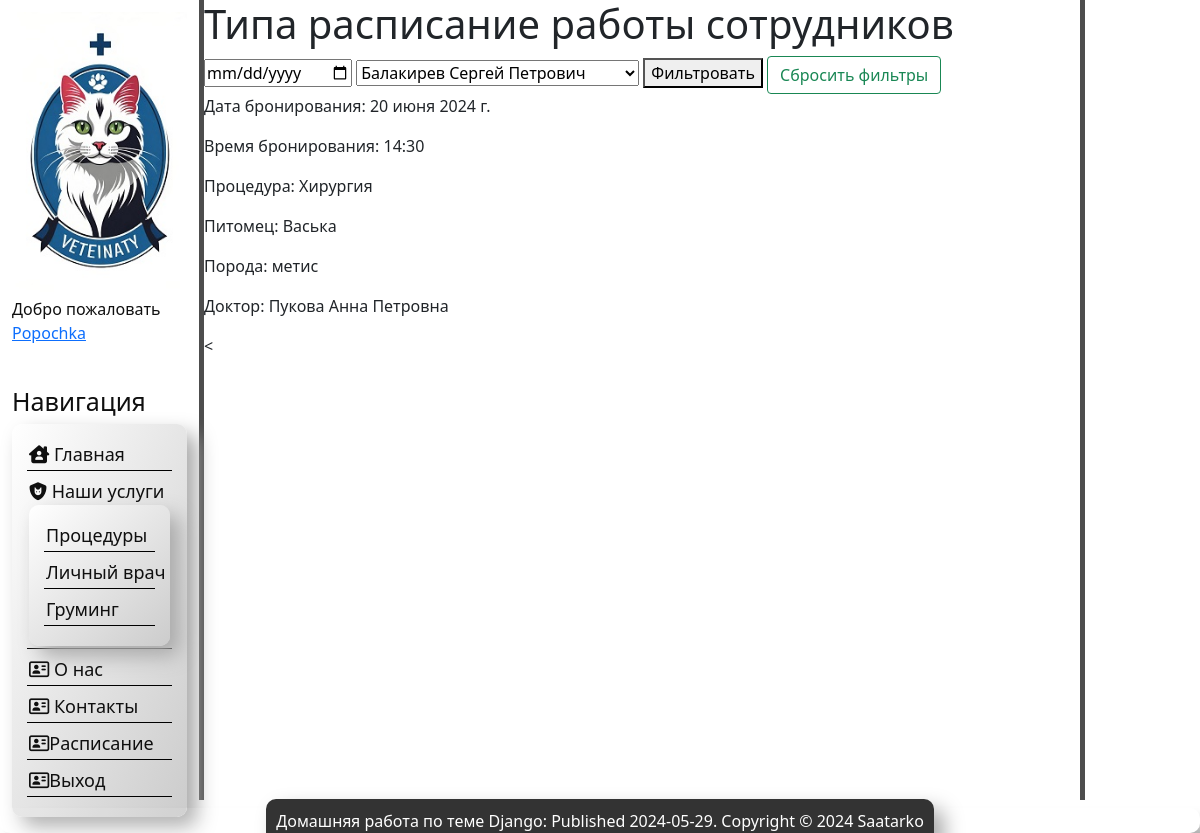
/service/schedule (signed in), run on the app's committed database.
### users/models.py (models this page shows)
class User(AbstractUser):
    phone = models.CharField(max_length=20, blank=True, null=True, verbose_name='Телефон')

### service/models.py (models this page shows, shortened)
class Order(models.Model):
    date_order = models.DateField('Дата бронирования')
    time_order = models.TimeField('Время бронирования')
    procedure = models.ForeignKey(Procedure, on_delete=models.CASCADE)
    clients = models.ForeignKey(Pets, on_delete=models.CASCADE)
    doctor = models.OneToOneField(Doctor, on_delete=models.CASCADE)
    class Meta:  # даем название таблицы в админке
        verbose_name = 'Заказ/Order'
        verbose_name_plural = 'Заказ/Order'

class Procedure(models.Model):
    name_procedure = models.CharField('Название процедуры', max_length=30)
    eng_name_procedure = models.CharField('Название процедуры на англ', max_length=30)
    description = models.TextField('Описание')
    price = models.IntegerField('Цена')
    class Meta:
        verbose_name = 'Процедуры/Procedure'
        verbose_name_plural = 'Процедуры/Procedure'

class Pets(models.Model):
    nickname = models.CharField('Кличка', max_length=30)
    birthdate = models.DateField('Дата рождения')
    breed = models.CharField('Порода', max_length=20)
    color = models.CharField('Окрас', max_length=20)
    clients = models.ForeignKey(Clients, on_delete=models.CASCADE)
    class Meta:
        verbose_name = 'Питомцы/Pets'
        verbose_name_plural = 'Питомцы/Pets'

class Doctor(models.Model):
    name = models.CharField('ФИО врача', max_length=30)
    profession = models.CharField('Профессия', max_length=30)
    salary = models.IntegerField('ЗП')
    class Meta:  # даем название таблицы в админке
        verbose_name = 'Врачи/Doctor'
        verbose_name_plural = 'Врачи/Doctor'

### service/views.py (the view, shortened to what this page needs)
# urls.py: path('schedule', views.schedule, name='schedule'),
@login_required  # можно в скобках указать url для перехода и он будет иметь больший приоритет
def schedule(request):
    doctor_list = Doctor.objects.all()
    appointments = Order.objects.filter(
        date_order__gt=(datetime.today() - timedelta(days=7)).strftime("%Y-%m-%d")).select_related('procedure',
                                                                                                   'clients', 'doctor')
    context = {
        'appointments': appointments,
        'doctor_list': doctor_list,
    }
    return render(request, 'service/schedule.html', context)

### service/templates/service/schedule.html (shortened to what this page needs)
{% extends 'main/layout.html' %}
{% load static %}
{% block content %}
<h1>Типа расписание работы сотрудников</h1>
<form method="post">
  <input type="date" name="date_order">
  <select name="doctor" id="doctor-select">
    {% for doctor in doctor_list %}
        <option value="{{ doctor.name }}">{{ doctor.name }}</option>
    {% endfor %}
</select>
 <button type="submit" name="submit_button"> {{el.nickname}} Фильтровать</button>
  <a href="{% url 'schedule' %}">
    <button type="button" class="btn btn-outline-success">Сбросить фильтры</button>
</a>
</form>
{% for appointment in appointments %}
  <p>Дата бронирования: {{ appointment.date_order }}</p>
  <p>Время бронирования: {{ appointment.time_order }}</p>
  <p>Процедура: {{appointment.procedure.name_procedure}}</p>
  <p>Питомец: {{appointment.clients.nickname }}</p>
  <p>Порода: {{appointment.clients.breed }}</p>
  <p>Доктор: {{appointment.doctor.name }}</p> <
{% endfor %}
{% endblock %}

### main/templates/main/layout.html (shortened to what this page needs)
{% load static %}
<!DOCTYPE html>
<html lang="en">
<head>
  <link rel="stylesheet" href="https://cdn.jsdelivr.net/npm/bootstrap@5.0.2/dist/css/bootstrap.min.css" rel="stylesheet">
    <link rel="stylesheet" href="{% static 'main/css/main.css' %}">
    <link rel="stylesheet" href="https://use.fontawesome.com/releases/v5.8.2/css/all.css">
</head>
<body>
    <aside id="navigation-panel">
    <div class="nav_panel">
        <img src="{% static 'main/img/logo.jpg' %}" alt="Логотип">
                 {% if user.is_authenticated %}
                <p>Добро пожаловать <a href="{% url 'users:profile' %}">{{user.username}}</a></p>
                {% endif %}
        <h3>Навигация</h3>
        <nav>
            <ul>
                <li><a href="{% url 'home' %}"><i class="fa-solid fa-house-user"></i> Главная</a></li>
                <li onclick="toggleServices(this)">
                    <i class="fa-solid fa-shield-cat"></i> Наши услуги
                    <ul>
                        <li><a href="{% url 'procedure' %}">Процедуры</a></li>
                        <li><a href="">Личный врач</a></li>
                        <li><a href="">Груминг</a></li>
                    </ul>
                </li>
                <li><a href="{% url 'about' %}"><i class="fa-regular fa-address-card"></i> О нас</a></li>
                <li><a href="{% url 'contacts' %}"><i class="fa-regular fa-address-card"></i> Контакты</a></li>
                {% if user.is_authenticated %}
                 <li><a href="{% url 'schedule' %}"><i class="fa-regular fa-address-card"></i>Расписание</a></li>
                <li><a href="{% url 'users:logout' %}"><i class="fa-regular fa-address-card"></i>Выход</a></li>
                {% else %}
                <li><a href="{% url 'users:login' %}"><i class="fa-regular fa-address-card"></i> Вход</a> |<a
                        href="{% url 'users:register' %}"><i class="fa-regular fa-address-card"></i>Регистрация</a>
                </li>
                {% endif %}
            </ul>
        </nav>
    </div>
</aside>
    <aside id="news">
        </aside>
    <main>
     {% block content %} {% endblock %}
    </main>
    <div class="flex-container_3">
            <div class="footer">
            <div  class="flex-child_3">
                <a>Домашняя работа по теме Django: Published 2024-05-29. Copyright © 2024 Saatarko</a>
            </div>
            </div>
        </div>
</body>
</html>

### main/static/main/css/main.css (style rules this page uses)
#navigation-panel { float: left; width: 17%; padding: 1.0%; height: 100vh; color: #0F0F0F; border-right: 5px solid #4d4d4d }
#news { float: right; width: 10%; padding: 1.0%; height: 100vh; color: #0F0F0F; border-left: 5px solid #4d4d4d; }
.nav_panel { display: flex; flex-direction: column; flex-wrap: wrap; }
.nav_panel img { max-width: 100%; height: auto; width: 100%; display: block; }
.nav_panel nav { width: 100%; }
.nav_panel ul { display: block; padding: 15px; list-style-type: none; width: auto; background: linear-gradient(to bottom right, #ffffff, #cccccc); box-shadow: 10px 10px 20px #aaaaaa; border-radius: 10px; font-size: 18px; }
.nav_panel ul li { transition: transform .6s ease; padding: 2px; margin-bottom: 5px; border-bottom: 1px solid #000; white-space: nowrap; }
.nav_panel ul a { text-decoration: none; color: #0F0F0F; }
.nav_panel h3 { margin-top: 25px; font-size: 25px; }
.flex-container_3 { z-index: 5; display: flex; background-color: rgba(255, 255, 255, 0.1); height: 3%; justify-content: center; box-shadow: 15px 15px 15px #aaaaaa; flex-direction: column; border-radius: 10px; position: fixed; bottom: 0; width: 100%; }
.flex-child_3 { align-items: flex-end; display: flex; align-items: center; justify-content: center; color: white; }
.flex-child_3 a { padding: 10px; text-decoration: none; color: white; background: #333; margin: 5px; box-shadow: 10px 10px 20px #aaaaaa; border-radius: 10px; }
.footer { flex-shrink: 0; }

### data on the page
User: username "Popochka"
Order: date_order "20 июня 2024 г.", time_order "14:30", procedure.name_procedure "Хирургия", clients.nickname "Васька", clients.breed "метис", doctor.name "Пукова Анна Петровна"

### other printed values
form field doctor "Балакирев Сергей Петрович"
